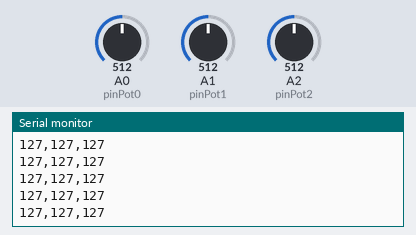
The sketch below on a simulated Arduino Uno, built with avr-gcc and run on an emulated ATmega328P. On the bench: the last lines printed to the serial monitor. The inputs (shaded band) are chosen by the test bench; at power-on: A0 (pinPot0) = 512, A1 (pinPot1) = 512, A2 (pinPot2) = 512.

Above: at 1.2 s.
1.3 s: A0 (pinPot0) set to 45
At 2.1 s:
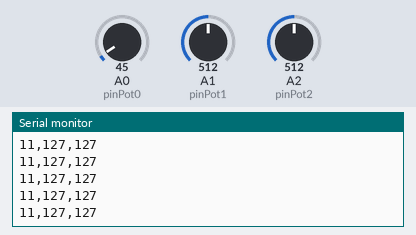
2.8 s: A0 (pinPot0) set to 37
At 3.4 s:
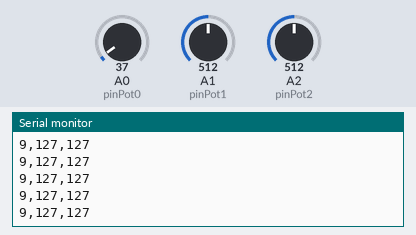
4.3 s: A1 (pinPot1) set to 418
At 5.3 s:
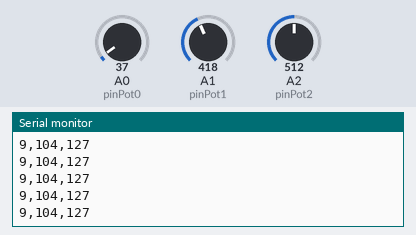
5.8 s: A1 (pinPot1) set to 392
At 6.8 s:
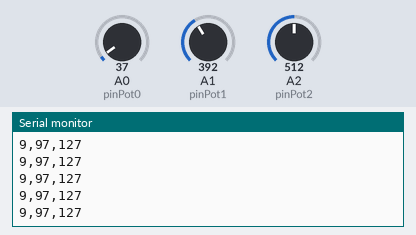
Timing chart, 0 to 8.8 s (numbered marks = the images above; inputs shaded):
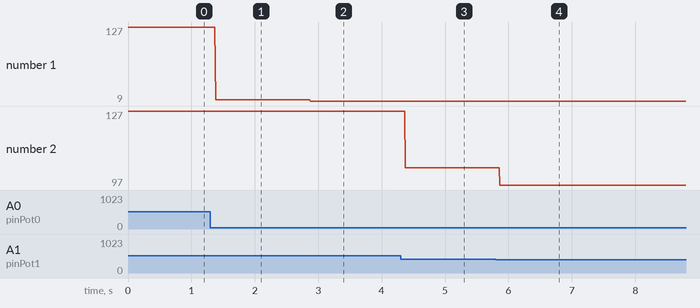

The sketch:

rgbSonoro-online.ino
```cpp
void setup() {
  Serial.begin(9600);
}

void loop() {

  int pinPot0 = 0;
  int pinPot1 = 1;
  int pinPot2 = 2;

  for(int i = 0; i < 3; i++) {

    int lectura1 = map(analogRead(pinPot0), 0, 1023, 0, 255);
    int lectura2 = map(analogRead(pinPot1), 0, 1023, 0, 255);
    int lectura3 = map(analogRead(pinPot2), 0, 1023, 0, 255);

    Serial.print(lectura1);
    Serial.print(",");
    Serial.print(lectura2);
    Serial.print(",");
    Serial.println(lectura3);

  }
  delay(10);
}
```

Measured:
- after the input at 1.3 s, the serial monitor: prints a new line after 0.08 s (image 1)
- after the input at 2.8 s, the serial monitor: prints a new line after 0.08 s (image 2)
- after the input at 4.3 s, the serial monitor: prints a new line after 0.08 s (image 3)
- after the input at 5.8 s, the serial monitor: prints a new line after 0.06 s (image 4)
- plotted number 1: 127 → 11 after the input at 1.3 s, 11 → 9 after the input at 2.8 s
- plotted number 2: 127 → 104 after the input at 4.3 s, 104 → 97 after the input at 5.8 s
